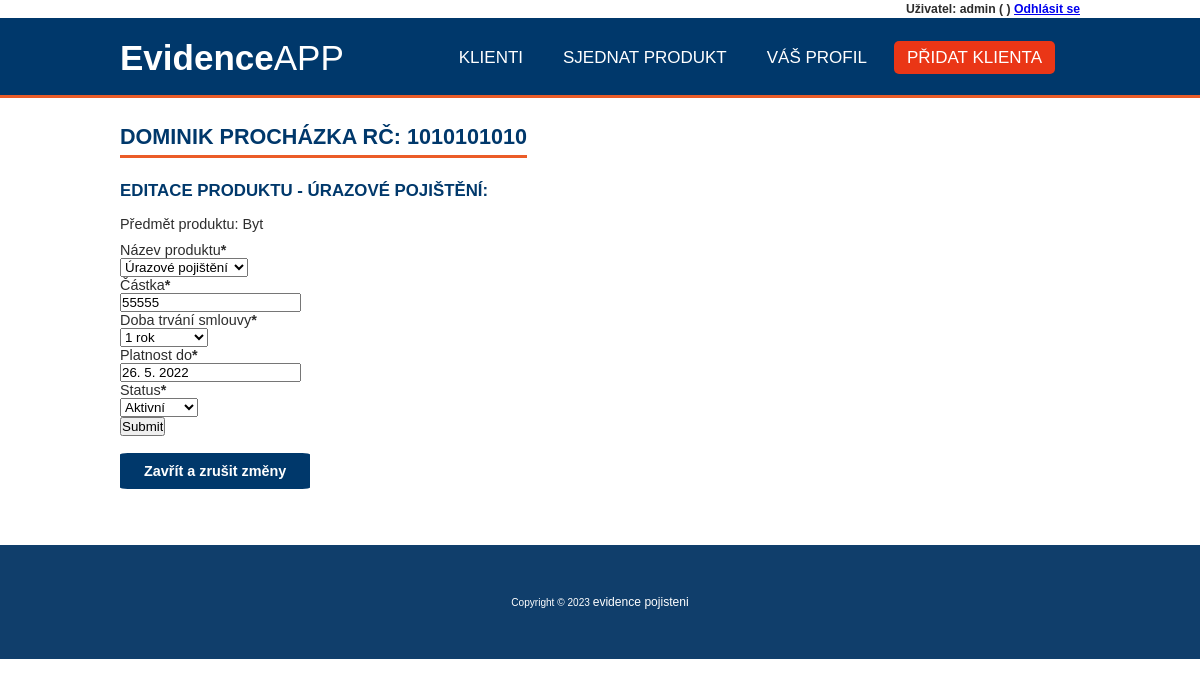
The page /update_produkt/28 (signed in) on the database its author committed.
### evidence_pojisteni/models.py (models this page shows, shortened)
class Produkty(models.Model):
    VYBER_PRODUKTU = (
    ('Pojištění majetku','Pojištění majetku'),
    ('Úrazové pojištění','Úrazové pojištění'),
    ('Cestovní pojištění','Cestovní pojištění'),
    )
    STATUS = (
        ('aktivní', 'Aktivní'),
        ('neaktivní', 'Neaktivní'),
    )
    DOBA_TRVANI = (
        ('1 rok', '1 rok'),
        ('2 roky', '2 roky'),
        ('Na neurčito', 'na neurčito'),
    )
    klient = models.ForeignKey(Klient, null=True, on_delete=models.SET_NULL)
    nazev_produktu = models.CharField(
        max_length=80,
        choices=VYBER_PRODUKTU,
        null=True,
        verbose_name='Název produktu')
    predmet = models.CharField(max_length=80, null=True, verbose_name='Předmět produktu')
    castka = models.CharField(max_length=10, validators=[only_int], null=True, verbose_name='Částka')
    doba_trvani = models.CharField(
        max_length=80,
        null=True,
        choices=DOBA_TRVANI,
        verbose_name='Doba trvání smlouvy',
        )
    platnost_od = models.CharField(max_length=20,null=True, verbose_name='Platnost od')
    platnost_do = models.CharField(max_length=20,null=True, verbose_name='Platnost do')
    date_created = models.DateTimeField(auto_now_add=True, null=True, verbose_name='Datum registrace')
    status = models.CharField(
        max_length=32,
        choices=STATUS,
        null=True,
        default='aktivni',
        verbose_name='Status',
    )
    class Meta:
            verbose_name="Produkt"
            verbose_name_plural="Produkty"

class Klient(models.Model):
    user = models.OneToOneField(User, null=True, on_delete=models.CASCADE)
    jmeno = models.CharField(max_length=200, null=True, verbose_name='Jméno')
    prijmeni = models.CharField(max_length=180, null=True, verbose_name='Příjmení')
    rodne_cislo = models.CharField(max_length=10, validators=[rodne_cislo], null=True, unique=True, verbose_name='Rodné číslo')
    ulice = models.CharField(max_length=180, null=True, verbose_name='Ulice')
    cislo_popisne = models.CharField(max_length=15, null=True, verbose_name='Číslo popisné')
    psc = models.CharField(max_length=5, validators=[psc], null=True, verbose_name='PSČ')
    mesto = models.CharField(max_length=120, null=True, verbose_name='Město')
    e_mail = models.EmailField(max_length=120, null=True, unique=True, verbose_name='E-mail')
    telefon = models.CharField(max_length=9,validators=[telefon], null=True, unique=True, verbose_name='Telefon')
    date_created = models.DateTimeField(auto_now_add=True, null=True, verbose_name='Datum registrace')
    def __str__(self):
        return  f"{self.jmeno} {self.prijmeni} RČ: {self.rodne_cislo}"
    class Meta:
            verbose_name="Klient"
            verbose_name_plural="Klienti"

### evidence_pojisteni/decorators.py (the view)
        def wrapper_func(request, *args, **kwargs):
            group = None
            if request.user.groups.exists():
                group = request.user.groups.all()[0].name
            if group in allowed_roles:
                return view_func(request, *args, **kwargs)
            else:
                return HttpResponse('Pro zobrazení dané stránky nemáš oprávnění')

### evidence_pojisteni/forms.py
class ProduktFormUpgrade(ModelForm):
    class Meta:
        model = Produkty
        fields = '__all__'
        exclude = ['nazev_pojisteni', 'klient', 'predmet', 'platnost_od']

### evidence_pojisteni/views.py (called while the page is built)
@login_required(login_url='login')
@allowed_users(allowed_roles=['admin'])
def updateProdukt(request, pk):
    produkt = Produkty.objects.get(pk=pk)
    form = ProduktFormUpgrade(instance=produkt)
    if request.method == 'POST':
        form = ProduktFormUpgrade(request.POST, instance=produkt)
        if form.is_valid():
            form.save()
            messages.success(request, 'Produkt byl úspěšně upraven')
            return redirect("produkt", pk = produkt.id)
    context = {'form':form, 'produkt':produkt, 'klient':klient}
    return render(request, 'evidence_pojisteni/update_produkt.html', context)

### evidence_pojisteni/templates/evidence_pojisteni/update_produkt.html (shortened to what this page needs)
{% extends "base.html" %}
{% load crispy_forms_tags %}
{% block content %}
<h2> {{ produkt.klient }} </h2>
<h3>Editace produktu - {{produkt.nazev_produktu}}:</h3>
<p>Předmět produktu: {{produkt.predmet}}</p>
<form action="" method="POST">
    {{ form|crispy }}
    <input type="submit" name="POST">
</form>
<p><button class="tlacitko1 tlacitko" onclick="history.back()">Zavřít a zrušit změny</button></p>
{% endblock %}

### evidence_pojisteni/templates/base.html (shortened to what this page needs)
<!DOCTYPE html>
<html lang="cs-cz">
<head>
    {% load static %}
    <link rel="stylesheet" type="text/css" href=" {% static '/evidence_pojisteni/style.css' %} ">
    <link rel="stylesheet" href=" {% static '/evidence_pojisteni/grid.css' %} ">
    <link rel="stylesheet" href=" {% static '/evidence_pojisteni/all.css' %} ">
    <link rel="stylesheet" type="text/css" href=" {% static '/evidence_pojisteni/sheet.css' %} ">
    <link rel="stylesheet" href="https://use.fontawesome.com/releases/v5.6.1/css/all.css">
</head>
<body>
    <div class="user_panel">
        <span>Uživatel: {{request.user}} ({{request.user.klient.jmeno}} {{request.user.klient.prijmeni}})</span>
        <span><a href="{% url 'logout' %}">Odhlásit se</a></span>
    </div>
    <header id="header">
        <nav>
            <label class="logo"><span>Evidence</span>APP</label>
            <ul>
                {% if request.user.is_staff %}
                {% url 'home' as home_url %}
                <li><a class="{% if request.path == home_url %}active{% endif %}" href="{% url 'home' %}">Klienti</a></li>
                {% endif %}
                {% url 'produkty' as produkty_url %}
                <li><a class="{% if request.path == produkty_url %}active{% endif %}" href="{% url 'produkty' %}">Sjednat produkt</a></li>
                {% url 'user_page' as user_url %}
                <li><a class="{% if request.path == user_url %}active{% endif %}" href="{% url 'user_page' %}">Váš profil</a></li>
                {% if request.user.is_staff %}
                {% url 'create_klient' as create_klient_url %}
                <li><a class="{% if request.path == create_klient_url %}active{% endif %}" href="{% url 'create_klient' %}" id="kontaktbtn">Přidat klienta</a></li>
                {% endif %}
            </ul>
        </nav>
    </header>
    <main id="centrovac" class="content">
        {% block content %}
        {% endblock %}
    </main>
    <footer>
        <p>Copyright © 2023 <a href="{% url 'home' %}">evidence pojisteni</a></p>
    </footer>
</body>
</html>

### evidence_pojisteni/static/evidence_pojisteni/style.css (style rules this page uses)
* { margin: 0 auto; padding: 0; box-sizing: border-box; font-family: Arial, Helvetica, sans-serif; }
body { font: 0.9em "Poppins"; color: #2d2d2d; box-sizing: border-box; }
#centrovac { width: 960px; margin: 0 auto; text-align: justify; }
p { margin:10px 0; }
.user_panel { max-width: 960px; text-align: end; color: #2d2d2d; font-size: 0.85em; font-weight: 200; margin: 0.15em auto; }
#header { background-color: #00386b; height: 80px; width: 100%; position: sticky; top: 0; z-index: 100; border-bottom: 3px solid #eb5c28; margin-bottom: 1.5em; }
nav { max-width: 960px; height: 80px; border-bottom: 3px solid #eb5c28; }
label.logo { color: white; font-size: 35px; line-height: 80px; }
span { font-weight: bold; }
#kontaktbtn { background-color: #ea3616; border-radius: 5px; }
nav ul { float: right; margin-right: 20px; }
nav ul li { display: inline-block; line-height: 80px; margin: 0px 5px; }
nav ul li a { color: white; font-size: 17px; text-transform: uppercase; padding: 7px 13px; text-decoration: none; }
#centrovac { max-width: 80%; margin: 0 auto; text-align: justify; }
h1, h2, h3 { color: #00386b; width: max-content; padding: 5px 0; font-weight: bold; text-transform: uppercase; margin: 0; }
h1, h2 { margin: 0; font-size: 1.5em; border-bottom: 3px solid #eb5c28; margin-bottom: 0.8em; margin-top: 0.5em; }
h3 { margin-bottom: 0.5em; }
.content { width: 80%; margin: auto; margin-top: 80px; margin-bottom: 80px; }
.tlacitko { border: none; border-radius: 4%; color: white; font-weight: bold; padding: 10px 24px; text-align: center; text-decoration: none; display: inline-block; font-size: 1em; margin-top: 0.5em; margin-bottom: 0.6em; }
.tlacitko1 { background-color: #00386b; }
footer { background-color: #103e6b; height: 20%; text-align: center; font-size: 0.7em; color: white; padding: 40px; margin-top: 4%; }
footer a { color: white; font-size: 1.2em; text-decoration: none; }
button { background-color: #ea3616; border: none; outline: none; color: white; padding: 10px 24px; font-size: 1em; font-weight: bold; margin-bottom: 0.6em; }

### rows shown on the page
Produkty: klient "DOMINIK PROCHÁZKA RČ: 1010101010", nazev_produktu "ÚRAZOVÉ POJIŠTĚNÍ", predmet "Byt", nazev_produktu "Úrazové pojištění", castka "55555", doba_trvani "1 rok", platnost_do "26. 5. 2022", status "Aktivní"

### other values the page prints
{{ request.user }} "admin"
